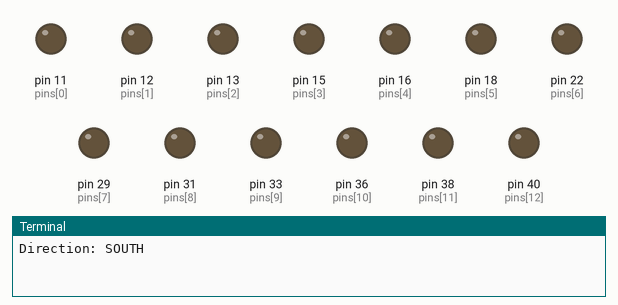
This program was run on a simulated Raspberry Pi (header pin numbers). Shown: output pins drawn as LEDs (lit = HIGH), the last lines printed to the terminal. At 36.0 s the program stops and its outputs stay as they are.

Above: at 0.1 s.
At 4.1 s:
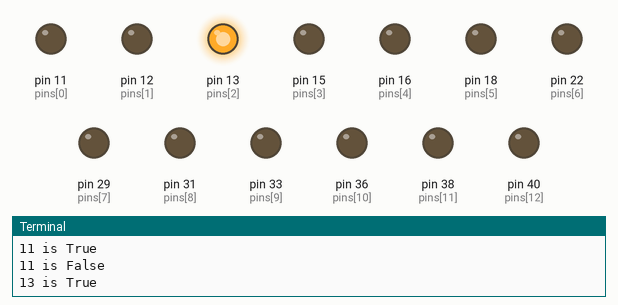
At 7.1 s:
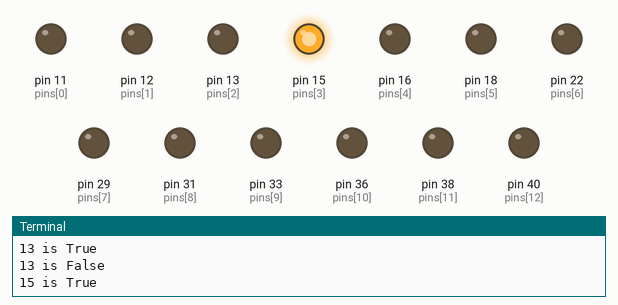
At 16.1 s:
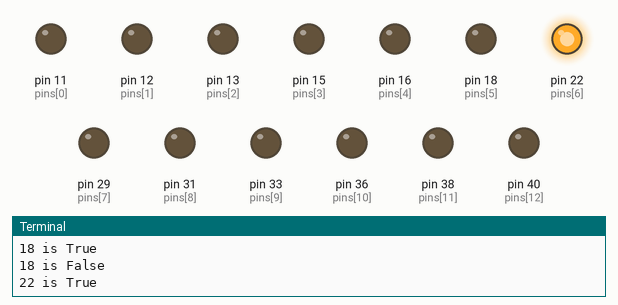
At 25.1 s:
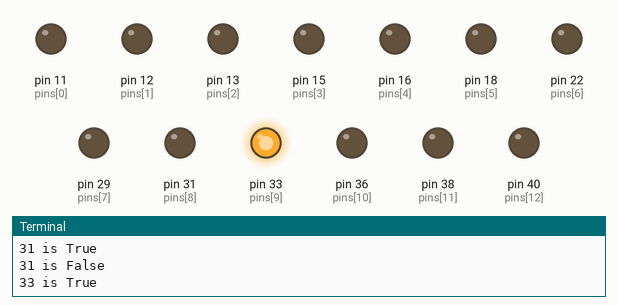
At 34.1 s:
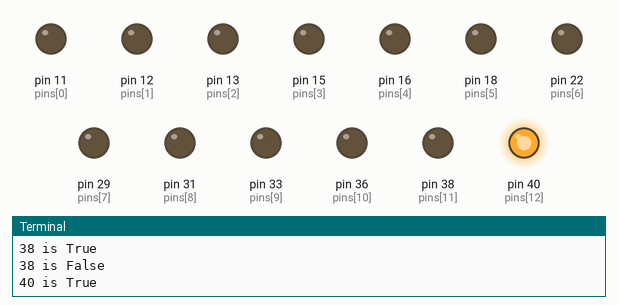
Timing chart, 0 to 37.5 s (numbered marks = the images above):
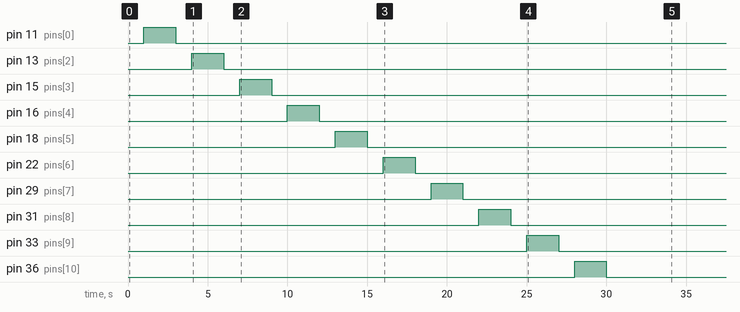

Measured:
- by itself, pin 11 (pins[0]): LOW → HIGH at 1.0 s, → LOW 2.0 s later
- by itself, pin 13 (pins[2]): LOW → HIGH at 4.0 s, → LOW 2.0 s later
- by itself, pin 15 (pins[3]): LOW → HIGH at 7.0 s, → LOW 2.0 s later
- by itself, pin 16 (pins[4]): LOW → HIGH at 10.0 s, → LOW 2.0 s later
- by itself, pin 18 (pins[5]): LOW → HIGH at 13.0 s, → LOW 2.0 s later
- by itself, pin 22 (pins[6]): LOW → HIGH at 16.0 s, → LOW 2.0 s later
- by itself, pin 29 (pins[7]): LOW → HIGH at 19.0 s, → LOW 2.0 s later
- by itself, pin 31 (pins[8]): LOW → HIGH at 22.0 s, → LOW 2.0 s later

The program:

mysig.py
```python
import RPi.GPIO as GPIO
import signal
import sys
from time import sleep

GPIO.setmode(GPIO.BOARD)
pins = [11, 12, 13, 15, 16, 18, 22, 29, 31, 33, 36, 38, 40]
GPIO.setup(pins, GPIO.OUT)
#  RED, YELLOW, GREEN
Directions = {"SOUTH": [11, 13, 15],
              "WEST": [16, 18, 22],
              "NORTH": [29, 31, 33],
              "EAST": [36, 38, 40]}


def close(signal, frame):
    print("\nTurning OFF PiTraffic signals\n")
    GPIO.cleanup()
    sys.exit(0)


signal.signal(signal.SIGINT, close)

for i in Directions:
    print("Direction: {}".format(i))
    for s in Directions[i]:
        sleep(1)
        print("{0} is True".format(s))
        GPIO.output(s, True)
        sleep(2)
        print("{0} is False".format(s))
        GPIO.output(s, False)


print("Cleaning GPIO pins")
GPIO.cleanup()
```
